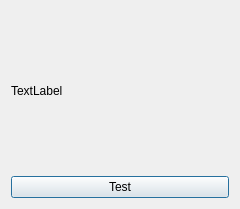
<?xml version="1.0" encoding="UTF-8"?>
<ui version="4.0">
 <class>WidgetHelloWorld</class>
 <widget class="QDialog" name="WidgetHelloWorld">
  <property name="geometry">
   <rect>
    <x>0</x>
    <y>0</y>
    <width>240</width>
    <height>209</height>
   </rect>
  </property>
  <property name="windowTitle">
   <string>Dialog</string>
  </property>
  <layout class="QVBoxLayout" name="verticalLayout">
   <item>
    <widget class="QLabel" name="lab_text">
     <property name="text">
      <string>TextLabel</string>
     </property>
    </widget>
   </item>
   <item>
    <widget class="QPushButton" name="btn_test">
     <property name="text">
      <string>Test</string>
     </property>
     <property name="icon">
      <iconset resource="widget_helloworld.qrc">
       <normaloff>:/imges/Hello.png</normaloff>:/imges/Hello.png</iconset>
     </property>
     <property name="iconSize">
      <size>
       <width>32</width>
       <height>32</height>
      </size>
     </property>
    </widget>
   </item>
  </layout>
 </widget>
 <resources>
  <include location="widget_helloworld.qrc"/>
 </resources>
 <connections/>
</ui>
